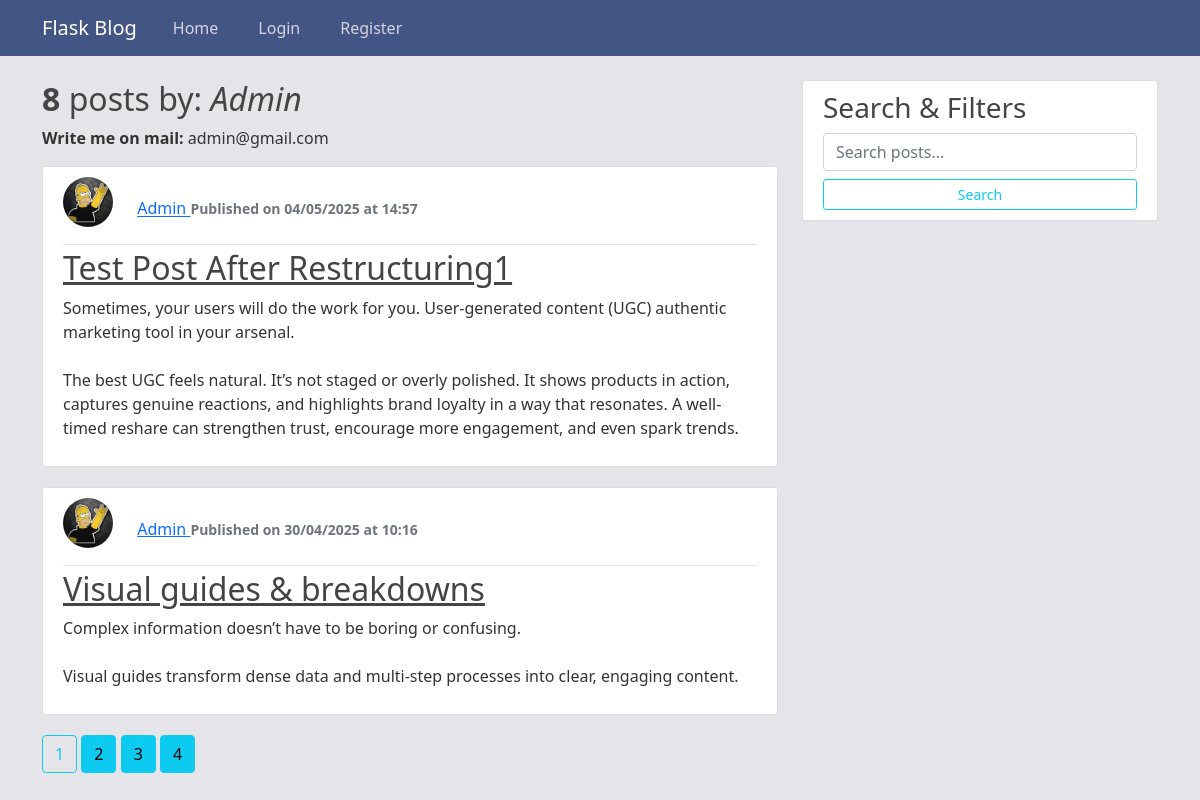
/user/Admin, run on the app's committed database.
### flaskstart/models.py (models this page shows, shortened)
class User(db.Model, UserMixin):
    id = db.Column(db.Integer, primary_key=True)
    username = db.Column(db.String(20), unique=True, nullable=False)
    email = db.Column(db.String(120), unique=True, nullable=False)
    image_file = db.Column(db.String(20), nullable=False, default='default.jpg')
    password = db.Column(db.String(60), nullable=False)
    role = db.Column(db.String(20), nullable=False, default='user')
    posts = db.relationship('Post', backref='author', lazy=True, cascade='all, delete-orphan')
    comments = db.relationship('Comment', backref='author', lazy=True, cascade='all, delete-orphan')
    likes = db.relationship('Like', backref='user', lazy=True, cascade='all, delete-orphan')
    messages = db.relationship('Support', backref='user', lazy=True, cascade='all, delete-orphan')

class Post(db.Model):
    id = db.Column(db.Integer, primary_key=True)
    title = db.Column(db.String(100), nullable=False)
    date_posted = db.Column(db.DateTime, nullable=False, default=datetime.utcnow)
    content = db.Column(db.Text, nullable=False)
    user_id = db.Column(db.Integer, db.ForeignKey('user.id'), nullable=False)
    category_id = db.Column(db.Integer, db.ForeignKey('category.id'), nullable=True)
    comments = db.relationship('Comment', backref='post', lazy=True, cascade='all, delete-orphan')
    likes = db.relationship('Like', backref='post', lazy=True, cascade='all, delete-orphan')

### flaskstart/users/routes.py (the view)
@users.route("/user/<string:username>")
def user(username):
    page = request.args.get('page', 1, type=int)
    user = User.query.filter_by(username=username).first_or_404()
    posts = Post.query.filter_by(user_id=user.id).\
        order_by(Post.date_posted.desc())\
        .paginate(page=page, per_page=2)
    return render_template("user.html", user=user, posts=posts)

### flaskstart/templates/user.html
{% extends "layout.html" %}
{% block content %}
    <div>
        <h2><b>{{ posts.total }}</b> posts by: <i>{{ user.username }}</i></h2>
        <p><b>Write me on mail:</b> {{ user.email }}</p>
    </div>
    {% for post in posts.items %}
        <article class="media content-section">
            <div class="media-body">
                <div class="article-metadata">
                    <img class="rounded-circle account-img"
                         src="{{ url_for('static', filename='profile_pics/' + post.author.image_file) }}"
                         style="width: 50px; height: 50px;"
                         alt="">
                    <a class="mr-2" href="{{ url_for('users.user', username=post.author.username) }}">
                        {{ post.author.username }}
                    </a>
                    <small class="text-muted">
                        <b>{{ post.date_posted.strftime('Published on %d/%m/%Y at %H:%M') }}</b>
                    </small>
                </div>
                <h2>
                    <a class="article-title" href="{{ url_for('posts.post', post_id=post.id) }}">
                        {{ post.title }}
                    </a>
                </h2>
                <p class="article-content">{{ post.content }}</p>
            </div>
        </article>
    {% endfor %}
    {% for page_num in posts.iter_pages(left_edge=1,
        right_edge=1,
        left_current=1,
        right_current=2) %}
        {% if page_num %}
            {% if posts.page == page_num %}
                <a  class="btn btn-outline-info mb-4 "
                href="{{ url_for('users.user', username=user.username, page=page_num) }}">
                {{ page_num }}
                </a>
            {% else %}
                <a  class="btn btn-info mb-4 "
                href="{{ url_for('users.user', username=user.username, page=page_num) }}">
                {{ page_num }}
                </a>
            {% endif %}
        {% else %}
            ...
        {% endif %}
    {% endfor %}
{% endblock content %}

### flaskstart/static/main.css (style rules this page uses)
body { background: #e4e4e9; color: #333333; margin-top: 5rem; }
h1, h2, h3, h4, h5, h6 { color: #444444; }
.content-section { background: #ffffff; padding: 10px 20px; border: 1px solid #dddddd; border-radius: 3px; margin-bottom: 20px; }
.article-title { color: #444444; }
.article-content { white-space: pre-line; }
.article-metadata { padding-bottom: 1px; margin-bottom: 4px; border-bottom: 1px solid #e3e3e3 }
.account-img { height: 125px; width: 125px; margin-right: 20px; margin-bottom: 16px; }

### flaskstart/static/posts.css (style rules this page uses)
.article-title { color: #444444; }
.article-content { white-space: pre-line; }
.article-metadata { padding-bottom: 1px; margin-bottom: 4px; border-bottom: 1px solid #e3e3e3; }

### data on the page
User: username "Admin", email "admin@gmail.com"
Post: image_file (picture), author.username "Admin", date_posted "Published on 04/05/2025 at 14:57", title "Test Post After Restructuring1", content "Sometimes, your users will do the work for you. User-generated content (UGC) authentic marketing tool in your arsenal. The best UGC feels natural. It’s not staged or overly polished. It shows products in action, captures genuine reactions, and highlights brand loyalty in a way that resonates. A well-timed reshare can strengthen trust, encourage more engagement, and even spark trends."
Post: image_file (picture), author.username "Admin", date_posted "Published on 30/04/2025 at 10:16", title "Visual guides & breakdowns", content "Complex information doesn’t have to be boring or confusing. Visual guides transform dense data and multi-step processes into clear, engaging content."

### other printed values
{{ posts.total }} "8"
{{ page_num }} "1"
{{ page_num }} "2" "3" "4"
